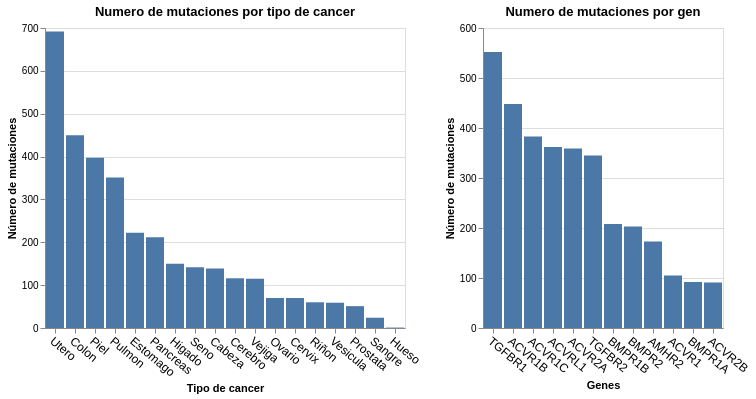

The notebook cell saved with this chart:
### Code cell
g1=alt.Chart(df_cancer
).mark_bar().encode(
    y=alt.Y('count(aa_mutation):Q', title='Número de mutaciones'),
    x=alt.X('tipo_cancer', sort='-y', title='Tipo de cancer', axis=alt.Axis(
              labelAngle=40, labelFontSize=12))
).properties(
    title="Numero de mutaciones por tipo de cancer"
)


g3=alt.Chart(df_cancer
).mark_bar().encode(
    y=alt.Y('count(aa_mutation):Q', title='Número de mutaciones'),
    x=alt.X('Gen_names', sort='-y', title='Genes', axis=alt.Axis(
              labelAngle=40, labelFontSize=12)),
).properties(
    title="Numero de mutaciones por gen"
)

# Agrupar por consequence_type y contar el número de mutaciones únicas
mutation_counts = df_cancer.groupby('consequence_type')['aa_mutation'].nunique().reset_index(name='num_mutaciones')

# Ordenar por el número de mutaciones de forma descendente
mutation_counts = mutation_counts.sort_values(by='num_mutaciones', ascending=False)

# Imprimir el número de mutaciones para cada consequence_type
for index, row in mutation_counts.iterrows():
    print(f"Número de mutaciones {row['consequence_type']}: {row['num_mutaciones']}")

print('-----------------------------------------------')

# Agrupar por TK_Name y contar el número de mutaciones únicas
mutation_counts_gen = df_cancer.groupby('Gen_names')['aa_mutation'].nunique().reset_index(name='num_mutaciones')

# Ordenar por el número de mutaciones de forma descendente
mutation_counts_gen = mutation_counts_gen.sort_values(by='num_mutaciones', ascending=False)

# Imprimir el número de mutaciones para cada consequence_type
for index, row in mutation_counts_gen.iterrows():
    print(f"Número de mutaciones {row['Gen_names']}: {row['num_mutaciones']}")

print('-----------------------------------------------')

# Agrupar por TK_Name y contar el número de mutaciones únicas
mutation_counts_cancer = df_cancer.groupby('tipo_cancer')['aa_mutation'].nunique().reset_index(name='num_mutaciones')

# Ordenar por el número de mutaciones de forma descendente
mutation_counts_cancer = mutation_counts_cancer.sort_values(by='num_mutaciones', ascending=False)

# Imprimir el número de mutaciones para cada consequence_type
for index, row in mutation_counts_cancer.iterrows():
    print(f"Número de mutaciones {row['tipo_cancer']}: {row['num_mutaciones']}")
(g1|g3)

### Figure 1 — Vega-Lite specification as saved in the notebook (floating-point values rounded to 4 significant figures; data arrays with more than 128 entries replaced by an {"elided": "..."} marker saying what was removed)
{"config": {"view": {"continuousWidth": 300, "continuousHeight": 300}}, "hconcat": [{"mark": {"type": "bar"}, "encoding": {"x": {"axis": {"labelAngle": 40, "labelFontSize": 12}, "field": "tipo_cancer", "sort": "-y", "title": "Tipo de cancer", "type": "nominal"}, "y": {"aggregate": "count", "field": "aa_mutation", "title": "Número de mutaciones", "type": "quantitative"}}, "title": "Numero de mutaciones por tipo de cancer"}, {"mark": {"type": "bar"}, "encoding": {"x": {"axis": {"labelAngle": 40, "labelFontSize": 12}, "field": "Gen_names", "sort": "-y", "title": "Genes", "type": "nominal"}, "y": {"aggregate": "count", "field": "aa_mutation", "title": "Número de mutaciones", "type": "quantitative"}}, "title": "Numero de mutaciones por gen"}], "data": {"name": "data-c705716b67fcb21b1471906a7a8b165c"}, "$schema": "https://vega.github.io/schema/vega-lite/v5.16.3.json", "datasets": {"data-c705716b67fcb21b1471906a7a8b165c": {"elided": "3321 records"}}}
